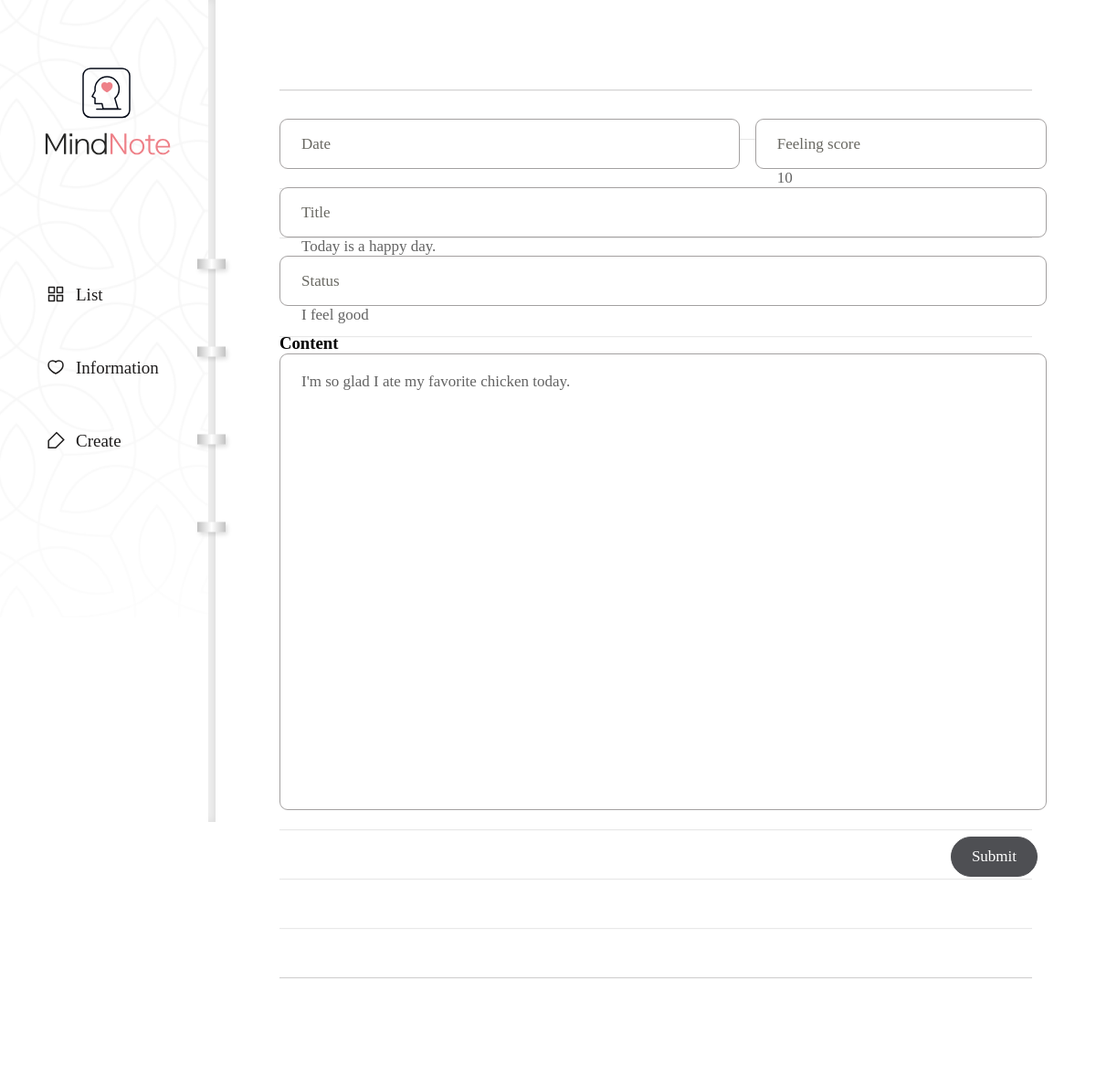
Page /diary/1/edit on the committed database.
### diary/models.py (models this page shows, shortened)
class Page(models.Model):
    title = models.CharField(max_length=10, validators=[validate_no_hash])
    content = models.TextField()
    feeling = models.CharField(max_length=80, validators=[validate_no_hash, validate_no_numbers])
    score = models.IntegerField(validators=[validate_score])
    dt_created = models.DateField(verbose_name="Date Created", auto_now_add=True)
    dt_modified = models.DateField(verbose_name="Date Modified", auto_now=True)

### diary/views.py (the view)
# urls.py: path('diary/<int:page_id>/edit', views.page_update, name="page-update"),
def page_update(request, page_id):
    page = Page.objects.get(id=page_id)
    if request.method == 'POST':
        page_form = PageForm(request.POST,instance=page)
        if page_form.is_valid():
            page_form.save()
            return redirect('page-detail', page_id=page.id)
    else:
        page_form = PageForm(instance=page)
        return render(request, 'diary/page_form.html', {'form': page_form})

### diary/forms.py
class PageForm(forms.ModelForm):
    class Meta:
        model = Page
        fields = ['title', 'content', 'feeling', 'score']

### diary/templates/diary/page_form.html (shortened to what this page needs)
{% extends './base.html' %}
{% load static %}
{% block content %}
<div class="wrap-post">
    <form method="post">{% csrf_token %}
        <div class="editor">
            <div class="input input-date">
                <p>Date</p>
            </div>
            <div class="input input-score">
                <p>Feeling score</p>
                <p>{{form.score}}</p>
            </div>
            <div class="input input-title">
                <p>Title</p>
                <p>{{form.title}}</p>
            </div>
            <div class="input input-state">
                <p>Status</p>
                <p>{{form.feeling}}</p>
            </div>
            <h3>Content</h3>
            <p>{{form.content}}</p>
            <div class="post-btn">
                <input type="submit" value="Submit">
            </div>
        </div>
    </form>
</div>
{% endblock content %}

### diary/static/diary/css/styles.css (style rules this page uses)
h1,h2,h3,p,a,ul,li { margin: 0; padding: 0; font-family: 'NanumSquare'; list-style: none; text-decoration: none; outline: none; }
html { position: relative; min-height: 100%; margin: 0; }
body { margin: 0; padding: 0; -webkit-font-smoothing: antialiased; -moz-osx-font-smoothing: auto; }
.wrap-post { padding-left: 236px; padding-top: 10px; padding-bottom: 50px; }
form { margin: 0 70px; padding-top: 120px; padding-bottom: 200px; background: url(../image/note-bg.svg) repeat-x center/1535px 974px; }
.editor { overflow: hidden; width: 840px; margin: 0 auto; }
.input { position: relative; height: 55px; margin-bottom: 20px; border: solid 1px #a3a0a0; border-radius: 9px; background: #fff; box-sizing: border-box; }
.input-date { float: left; width: 60%; }
.input-score { float: right; width: 38%; }
.input-title { float: left; width: 100%; }
.input-state { float: left; width: 100%; margin-bottom: 30px; }
.input p { display: inline-block; padding-top: 17px; padding-left: 23px; padding-right: 17px; font-family: 'NanumSquare'; color: #696862; font-size: 17px; }
.input-title input { width: 750px; }
.input-state input { width: 750px; }
input { padding: 0; font-family: 'NanumBarunpen'; color: #636363; font-size: 17px; background-color: transparent; border: none; box-sizing: border-box; }
textarea { width: 100%; height: 500px; padding: 20px 23px 30px 23px; font-family: 'NanumBarunpen'; color: #636363; font-size: 17px; border: solid 1px #a3a0a0; border-radius: 9px; box-sizing: border-box; resize: none; }
input::placeholder,textarea::placeholder { color: #bcbbb6; }
.post-btn { overflow: hidden; margin-top: 25px; }
input[type="submit"] { float: right; padding: 11px 22px; margin-right: 10px; font-family: 'NanumSquare'; color: #fff; font-size: 17px; background-color: #4e4f53; border: solid 1px #4e4f53; border-radius: 22.5px; cursor: pointer; }

### rows in the picture
Page: score "10", title "Today is a happy day.", feeling "I feel good", content "I'm so glad I ate my favorite chicken today."
